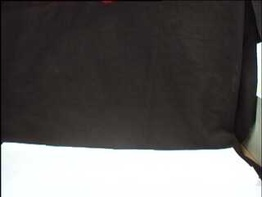
%> input picture Tracking_Kalman/DATA/2.jpg, 262 x 197 px, shrunk from 320 x 240 before the run
$ octave DoG.m   (GNU Octave 9; MATLAB toolbox functions it lacks are replaced by stand-ins)
%> lines starting %> are read from the running program, lines starting %| are printed output that depends on the picture
### DoG/Process.m
% DoG Process
% -----------------------------------------------------------
% img - Input Image
% sig1, sig2 - Sigma values
function [ out_img ] = Process( img, sig1, sig2, size )
x = size;

ksig1 = fspecial('gaussian', [x x], sig1);
ksig2 = fspecial('gaussian', [x x], sig2);

A = imfilter(img, ksig1);
B = imfilter(img, ksig2);
out_img = A-B;

end

### DoG/getExtrema.m
function [out_img] = getExtrema (A, B, C, thresh)
[x,y] = size(A);

extr = zeros(x,y);

for i = 2:x-1,
    for j = 2:y-1,
        block = ([A(i-1:i+1, j-1:j+1); B(i-1:i+1, j-1:j+1); C(i-1:i+1 ,j-1:j+1)]);
        [c,index] = max(block(:));
        if (index == 14),
            if (c>thresh),
                extr(i,j)=1;
            end
        end
        [c,index] = min(block(:));
        if (index == 14),
            if (c<-thresh),
                extr(i,j)=-1;
            end
        end
    end
end
out_img = extr;
end

### DoG/drawExtrema.m
function [] = drawExtrema( img, extrema, range )
%DRAWEXTREMA Summary of this function goes here
%   Detailed explanation goes here
figure;
imshow(img, range);
[x,y] = size(img);

for j = 1:y,
    for i = 1:x, %i<250 & & img(i,j)>20
        if (extrema(i,j) == -1 && img(i,j)<45)
            disp(strcat('i=',num2str(i),',j=',num2str(j),',gray=',num2str(img(i,j))));
            line('xdata',[j-1 j+1], 'ydata',[i-1 i-1], 'color', 'red');
            line('xdata',[j-1 j+1], 'ydata',[i+1 i+1], 'color', 'red');
            line('xdata',[j-1 j-1], 'ydata',[i-1 i+1], 'color', 'red');
            line('xdata',[j+1 j+1], 'ydata',[i-1 i+1], 'color', 'red');
        end
% [6 lines of commented-out code are left out]

    end
end


end

### DoG/DoG.m
% Difference of Gaussians Test

close all;
clear all;
img1 = 'test.png';
img2 = 'ValveOriginal.png';
img3 = 'fish.jpg';
img4 = 'Tulips1.jpg';
img5 = 'bluemarble-512.png';
img6 = 'lena.png';
img7 = 'nickyboom.jpg';
img8 = 'orion.jpg';
img9 = 'sn.jpg';
img10 = 'hot_air_balloon.jpg';
img11 = 'im1.jpg';
img12 = 'im2.jpg';
img13 = 'im3.jpg';
img14 = 'im4.jpg';
img15 = 'im5.jpg';
img16 = '2.jpg';
img17 = 'data\babyArm8.jpg';

Im = imread(img16);
%> Im is the input picture: size 197x262x3 uint8; mean R, G, B 95.5, 93.2, 92
Im = rgb2gray(Im);
%> Im: size 197x262 uint8
Im = double(Im);
%> Im: size 197x262 double

s = 3;
k = 2^1/s;
sigma = 1.6 * k;

x = 5;
thresh=2;
A = Process(Im, 0.2, 0.4, x);
%> in Process, `out_img = A-B;`:
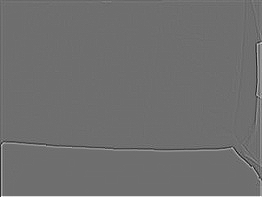
%> out_img: size 197x262 double; min -10.41, max 13.51, mean 0.0717; drawn with min black and max white
B = Process(Im, 0.6, 0.7, x);
%> call 2 of Process, with sig1 = 0.6, sig2 = 0.7, size = 5
%> in Process (call 2), `B = imfilter(img, ksig2);`:
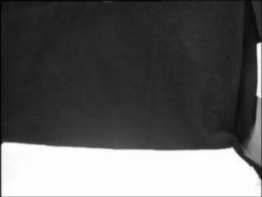
%> B: size 197x262 double; min 2.73, max 255, mean 93.3
C = Process(Im, 0.7, 0.8, x);
%> call 3 of Process, with sig1 = 0.7, sig2 = 0.8, size = 5
%> in Process (call 3), `out_img = A-B;`:
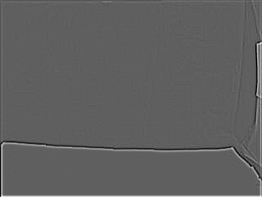
%> out_img: size 197x262 double; min -7.28, max 12.14, mean 0.0915; drawn with min black and max white
%D = Process(Im, 0.4, 0.5, x);

a = getExtrema(A, B, C, thresh);
%> after the loop in getExtrema, `for i = 2:x-1,`:
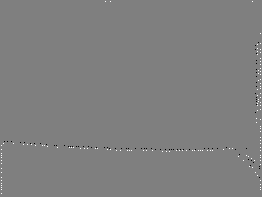
%> extr: size 197x262 double; min -1, max 1, mean 0.000988; drawn with min black and max white
% [25 lines of commented-out code are left out]
drawExtrema(Im,a, [0 255]);
%> the loop in drawExtrema, `for j = 1:y,` made 262 passes
%| i=142,j=12,gray=40
%| i=144,j=41,gray=42
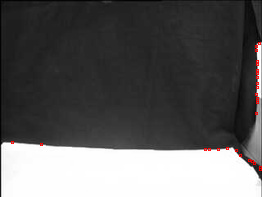
%> figure redrawn from the program's plot data
figure;
imshow(Im,[0 255]);


% [27 lines of commented-out code are left out]
